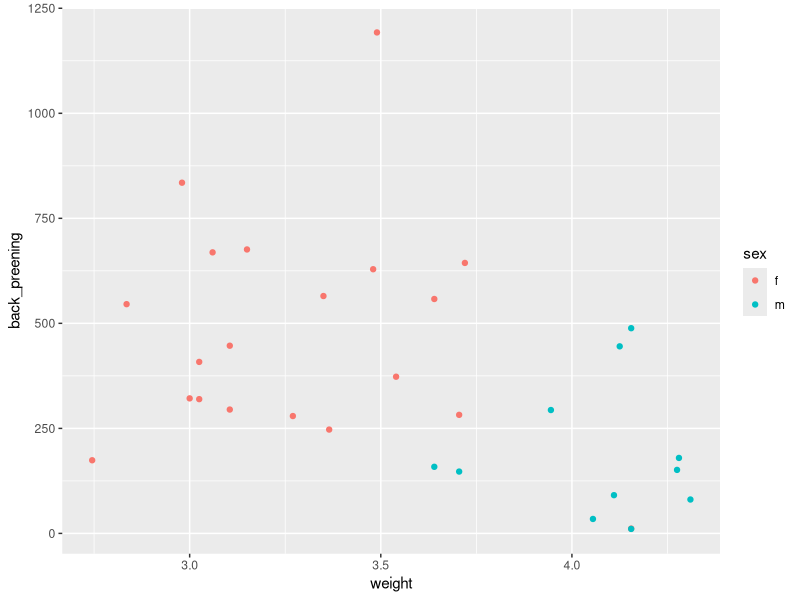
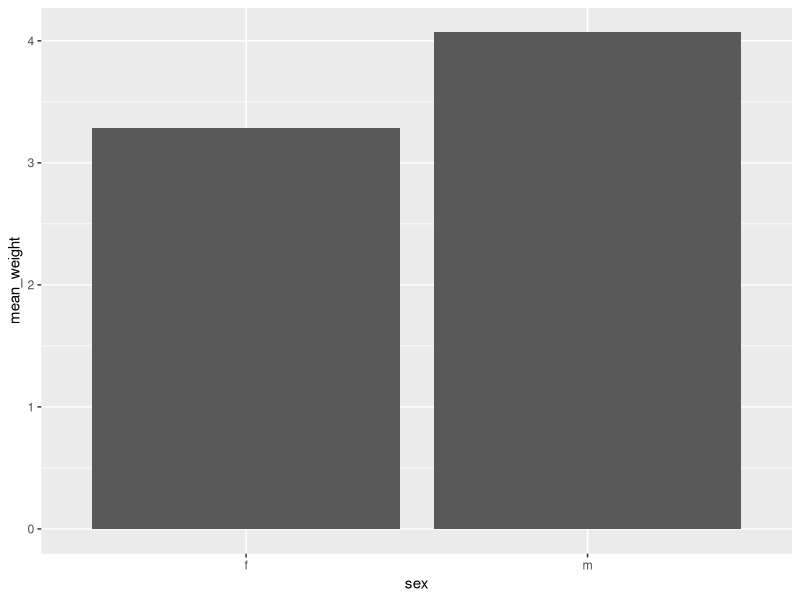

These charts were generated, in order, by the following R code:
## ---- chunk 1
library(tidyverse)
## ---- chunk 2
preen <- read_csv("preening data/peafowl_preening_data.csv")
## ---- chunk 3
preen %>%
  ggplot(aes(x=weight, y=back_preening, color=sex))+
  geom_point()
## ---- chunk 4
preen %>%
  group_by(sex) %>%
  summarise(mean_weight=mean(weight, na.rm=T)) %>%
  ggplot(aes(x=sex, y=mean_weight))+
  geom_col()
